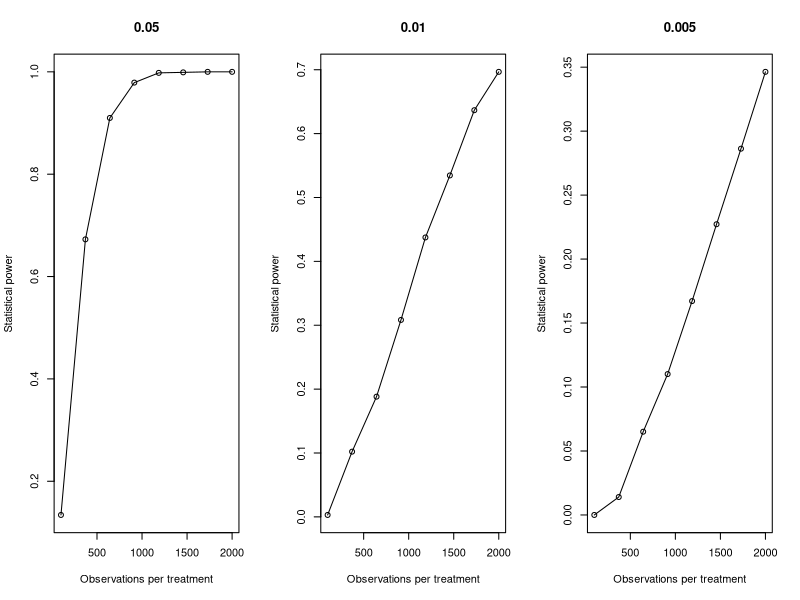

This figure's R source:
## ---- chunk 1
# Simulate the data from a Binomial(n, p) where p_treated is 2 * p control
simulate <- function(n, p) {
  p_treated <- 2 * p
  a <- rbinom(n, 1, p)
  b <- rbinom(n, 1, p_treated)
  d <- data.frame(y=c(a, b), z=c(rep(0, n), rep(1, n)))
  return(d)
}
test <- function(d) { 
  d$y <- factor(d$y, levels=c(0, 1)) # This ensures that even with all 0s I get 2x2 table
  tab <- table(d) + 1 # This improves stability (Agresti, 1996)
  fisher.test(tab)$p.value
}


# Consider power at `l` sample sizes
n_seq <- seq(100, 2000, length=8)
p_seq <- c(0.05, 0.01, 0.005)
power <- matrix(nrow=length(n_seq), ncol=length(p_seq))
for (i in 1:length(n_seq)) {
  n <- n_seq[i]
  for (k in 1:length(p_seq)) {
    p <- p_seq[k]
    out <- replicate(999, test(simulate(n, p)) < 0.05)
    power[i, k] <- mean(out)
  }
}

# Plot results
par(mfrow=c(1, length(p_seq)))
for (k in 1:length(p_seq)) {
  plot(n_seq, power[, k], main=p_seq[k]
      , xlab="Observations per treatment"
      , ylab="Statistical power", type='o')
}
